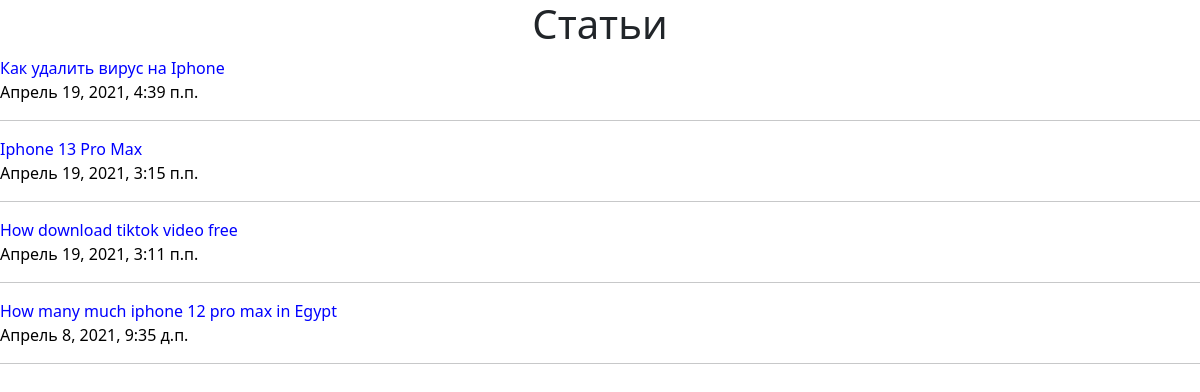
Before: /polls/ with the older database file.
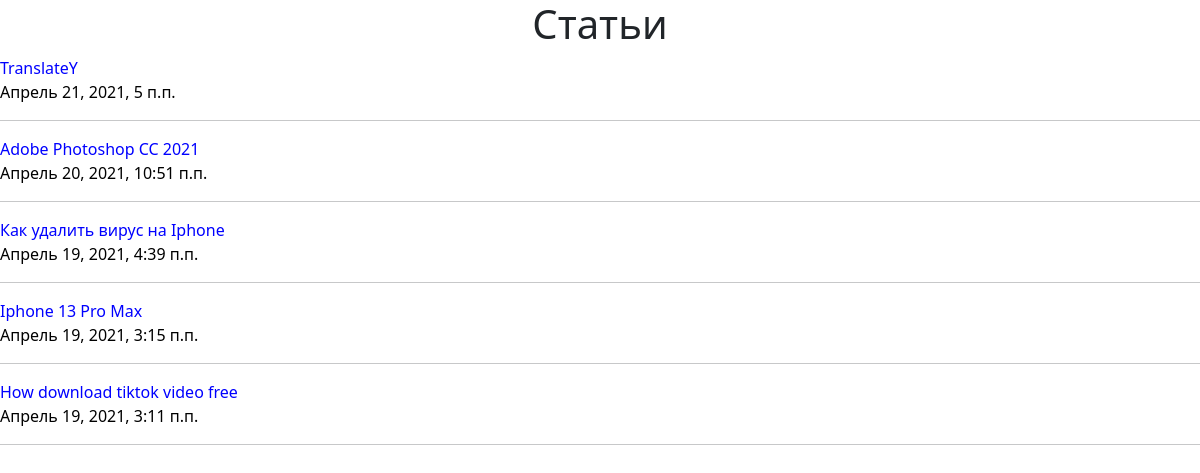
After: the same page with the newer database file.
### polls/models.py (models this page shows, shortened)
class Article(models.Model):
    article_title = models.CharField('название статьи', max_length=255)
    article_text = models.TextField('текст')
    pub_date = models.DateTimeField('дата публикации')
    class Meta:
        verbose_name = "Статья"
        verbose_name_plural = "Статьи"

### polls/views.py (the view)
# urls.py: path('', views.index, name='index'),
def index(request):
    latest_articles_list = Article.objects.order_by('-pub_date')[:5]
    return render(request, 'polls/list.html', {'latest_articles_list' : latest_articles_list})

### templates/polls/list.html (shortened to what this page needs)
{% extends 'base.html' %}
{% block content %}
    <h1 style="text-align: center;">Статьи</h1>
    {%if latest_articles_list%}
        {% for a in latest_articles_list %}
            <div class="article">
                <a style="color: blue; text-decoration: none;" href="{% url 'polls:detail' a.id %}">{{ a.article_title }}</a><br>
                <a style="color: #000; text-decoration: none; font-weight: lighter" href="#">{{a.pub_date}}</a>
            </div>
            <hr>
        {% endfor %}
    {% else %}
        <div class="alert alert-warning" role="alert">
            Статьи не найдены!!!
        </div>
    {% endif %}
{% endblock %}

Changed rows visible on the page:
no longer on this page (row unchanged): Article: article_title "How many much iphone 12 pro max in Egypt", pub_date "Апрель 8, 2021, 9:35 д.п."
added Article: article_title "TranslateY", pub_date "Апрель 21, 2021, 5 п.п."
added Article: article_title "Adobe Photoshop CC 2021", pub_date "Апрель 20, 2021, 10:51 п.п."
